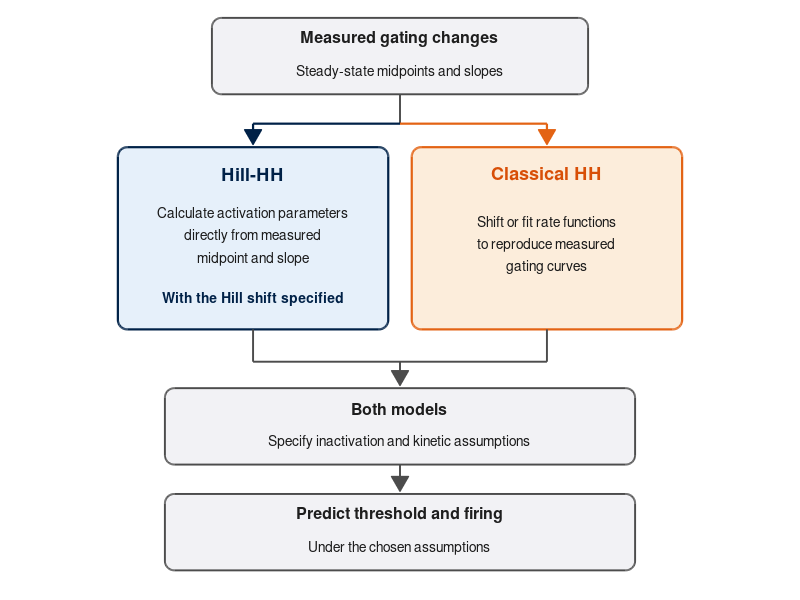
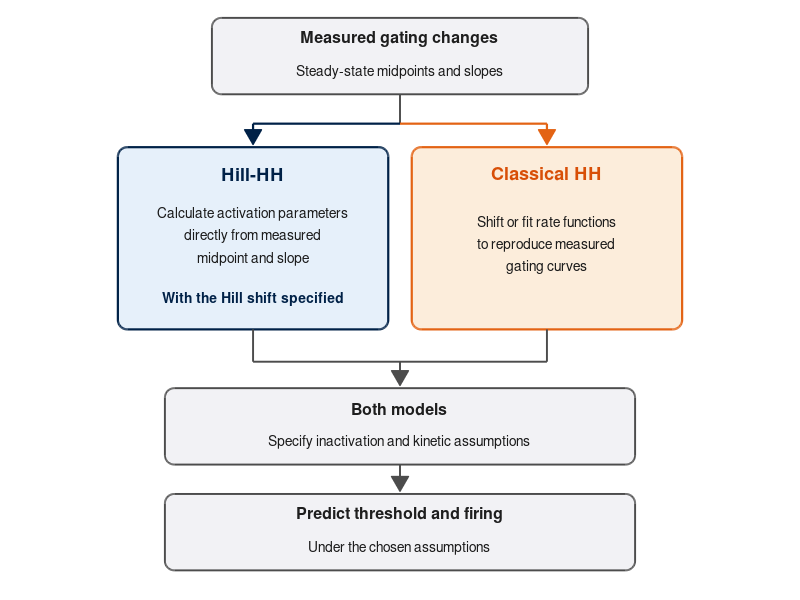
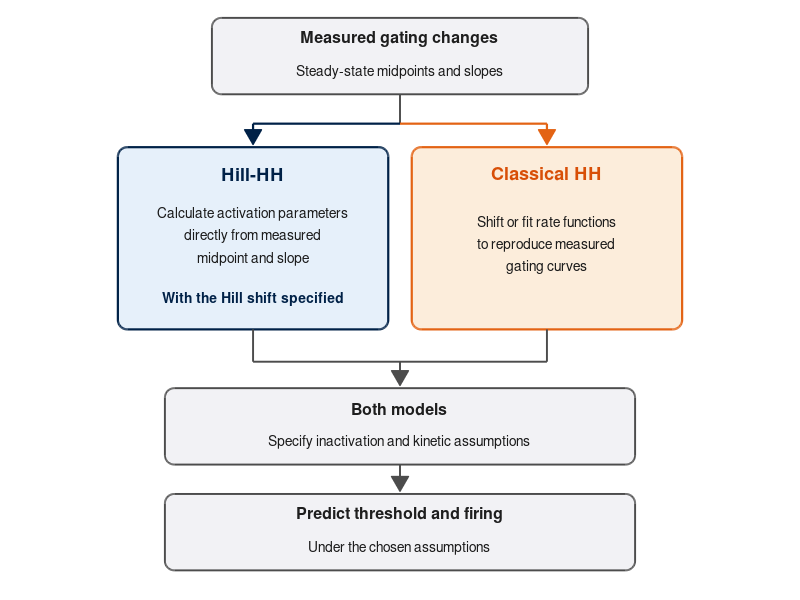

The MATLAB script that drew these images, in order:
function panelA_schematic_draw(ax)
%% panelA_schematic_draw  Panel A: from measured gating changes to a prediction.


standalone = (nargin < 1) || isempty(ax);
if standalone
    fig = figure('Color','w','Units','pixels','Position',[60 60 760 700]);
    ax  = axes('Parent',fig,'Position',[0.02 0.02 0.96 0.96]);
end

hold(ax,'on'); axis(ax,'off');
set(ax,'XLim',[0 100],'YLim',[2 100]);
if standalone
    set(ax,'DataAspectRatio',[1 1 1]);
else
    axis(ax,'normal');
end

%% ---------------- palette ----------------
blueE = [0.00 0.13 0.28];   blueF = [0.90 0.94 0.98];   blueT = [0.00 0.13 0.28];
orgE  = [0.89 0.39 0.08];   orgF  = [0.99 0.93 0.86];   orgT  = [0.85 0.31 0.03];
grayE = [0.30 0.30 0.30];   grayF = [0.95 0.95 0.96];   grayT = [0.12 0.12 0.12];
bodyT = [0.10 0.10 0.10];

FS  = 10;      % body text
FSB = 11.5;    % box headings
FSH = 13;      % branch names

%% ---------------- top: what the study measured ----------------
box(ax,18,86,64,13,grayF,grayE,1.4);
ctr(ax,50,95.6,'Measured gating changes',FSB,grayT,'bold');
ctr(ax,50,90.0,'Steady-state midpoints and slopes',FS,bodyT,'normal');

% split: down, across, then into each branch
line(ax,[50 50],[86 81],'Color',grayE,'LineWidth',1.4);
line(ax,[50 25],[81 81],'Color',blueE,'LineWidth',1.6);
line(ax,[50 75],[81 81],'Color',orgE ,'LineWidth',1.6);
arrowDown(ax,25,81,77.4,blueE,1.6);
arrowDown(ax,75,81,77.4,orgE ,1.6);

%% ---------------- the two formulations ----------------
box(ax,2,46,46,31,blueF,blueE,1.6);
ctr(ax,25,72.6,'Hill-HH',FSH,blueT,'bold');
ctr(ax,25,65.8,'Calculate activation parameters',FS,bodyT,'normal');
ctr(ax,25,62.0,'directly from measured',FS,bodyT,'normal');
ctr(ax,25,58.2,'midpoint and slope',FS,bodyT,'normal');
ctr(ax,25,51.4,'With the Hill shift specified',FS,blueT,'bold');

box(ax,52,46,46,31,orgF,orgE,1.6);
ctr(ax,75,72.6,'Classical HH',FSH,orgT,'bold');
ctr(ax,75,64.4,'Shift or fit rate functions',FS,bodyT,'normal');
ctr(ax,75,60.6,'to reproduce measured',FS,bodyT,'normal');
ctr(ax,75,56.8,'gating curves',FS,bodyT,'normal');

% merge: both branches down to a shared line, then one arrow
line(ax,[25 25],[46 40.5],'Color',grayE,'LineWidth',1.4);
line(ax,[75 75],[46 40.5],'Color',grayE,'LineWidth',1.4);
line(ax,[25 75],[40.5 40.5],'Color',grayE,'LineWidth',1.4);
arrowDown(ax,50,40.5,36.4,grayE,1.4);

%% ---------------- what both formulations still need ----------------
box(ax,10,23,80,13,grayF,grayE,1.4);
ctr(ax,50,32.6,'Both models',FSB,grayT,'bold');
ctr(ax,50,27.0,'Specify inactivation and kinetic assumptions',FS,bodyT,'normal');

arrowDown(ax,50,23,18.4,grayE,1.4);

%% ---------------- the prediction ----------------
box(ax,10,5,80,13,grayF,grayE,1.4);
ctr(ax,50,14.6,'Predict threshold and firing',FSB,grayT,'bold');
ctr(ax,50,9.0,'Under the chosen assumptions',FS,bodyT,'normal');

%% ---------------- export when run on its own ----------------
if standalone
    exportgraphics(fig,'PanelA_schematic.pdf','ContentType','vector');
    exportgraphics(fig,'PanelA_schematic.eps','ContentType','vector');
    exportgraphics(fig,'PanelA_schematic.png','Resolution',600);
    fprintf('saved PanelA_schematic.pdf / .eps / .png\n');
end
end

%% ===================== drawing helpers =====================
function box(ax,x,y,w,h,face,edge,lw)
% rounded rectangle; Curvature is relative, so scale it with the box size
    c = min(0.28, 3.2/max(w,h));
    rectangle(ax,'Position',[x y w h],'Curvature',[c c*w/h], ...
              'FaceColor',face,'EdgeColor',edge,'LineWidth',lw);
end

function ctr(ax,x,y,s,fs,col,weight)
% centred single line of text
    text(ax,x,y,s,'HorizontalAlignment','center','VerticalAlignment','middle', ...
         'FontSize',fs,'Color',col,'FontWeight',weight,'Interpreter','tex');
end

function bul(ax,x,y,s,fs,col)                                      %#ok<DEFNU>
% bulleted, left-aligned line (kept for reuse; not used in this layout)
    plot(ax,x-2.6,y,'o','MarkerSize',2.6,'MarkerFaceColor',col,'MarkerEdgeColor',col);
    text(ax,x,y,s,'HorizontalAlignment','left','VerticalAlignment','middle', ...
         'FontSize',fs,'Color',col,'Interpreter','tex');
end

function arrowDown(ax,x,yFrom,yTo,col,lw)
% vertical arrow with a filled head at yTo
    L = 2.6; W = 1.5;
    line(ax,[x x],[yFrom yTo+L*0.8],'Color',col,'LineWidth',lw);
    patch(ax,'XData',[x x-W x+W],'YData',[yTo yTo+L yTo+L], ...
          'FaceColor',col,'EdgeColor',col);
end
